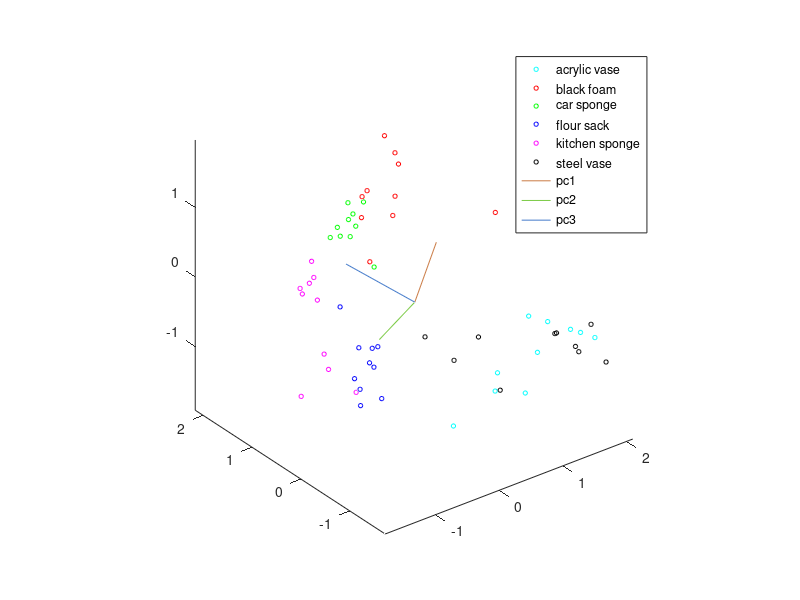
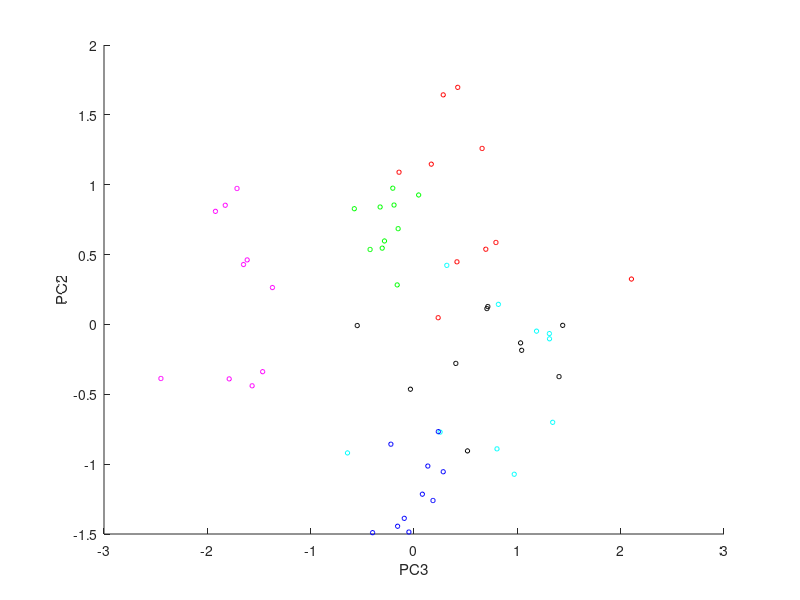
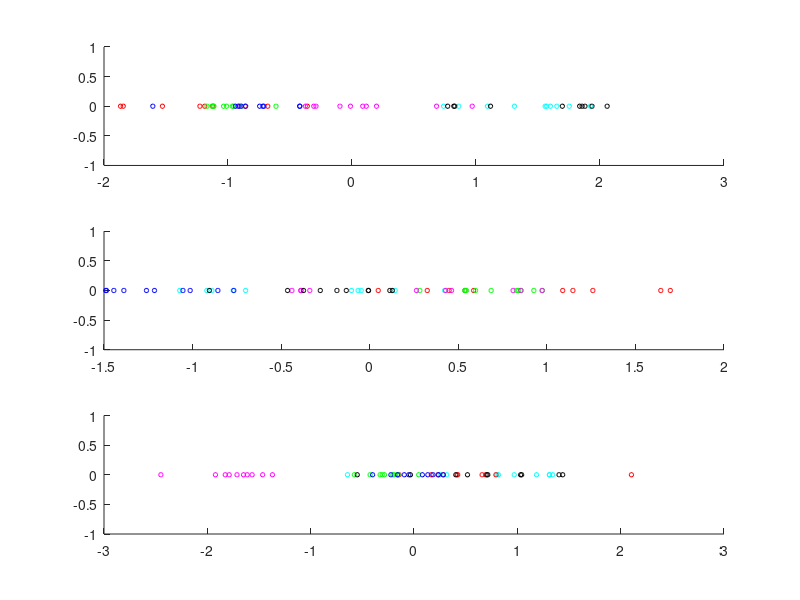

Here is the MATLAB script that generated these plots, in order:
load('F0_PVT.mat');
colours = {'c', 'r', 'g', 'b', 'm', 'k'};

concat_data = vertcat(data.pressures, data.vibrations, data.temperatures);
concat_data = concat_data';
% Normalise the columns of the data
concat_data = normalize(concat_data, 1);

% compute the covariance matrix of the data
covMatrix = cov(concat_data);
% compute the eigenvectors V and eigenvalues D from the covariance matrix
[V,D] = eig(covMatrix);

% plot the data on the new coordinates
figure;
ax = axes();
view(ax, 3)
hold(ax, 'on')

for i=1:length(colours)
    scatter3(concat_data(1+10*(i-1):10*i,1),concat_data(1+10*(i-1):10*i,2),concat_data(1+10*(i-1):10*i,3),10,colours{i});
    hold on
end

line([0 V(1,1)],[0 V(2,1)],[0 V(3,1)],...
    'Color',[0.8 0.5 0.3],...
    'LineWidth',0.75);
line([0 V(1,2)],[0 V(2,2)], [0 V(3,2)],...
    'Color',[0.5 0.8 0.3],...
    'LineWidth',0.75);
line([0 V(1,3)],[0 V(2,3)], [0 V(3,3)],...
    'Color',[0.3 0.5 0.8],...
    'LineWidth',0.75);
legend({'acrylic vase', 'black foam', 'car sponge',...
        'flour sack', 'kitchen sponge', 'steel vase',...
        'pc1', 'pc2', 'pc3'});
axis equal

newdata = V * concat_data';
newdata = newdata';

variance = D / sum(D(:));

% plot the transformed data
figure;

for i=1:length(colours)
    scatter(newdata(1+10*(i-1):10*i,3),newdata(1+10*(i-1):10*i,2),10,colours{i});
    hold on
end

xlabel('PC3');
ylabel('PC2');

% plot the data across PCs as 1D plots

figure;
for j=1:3
    subplot(3,1,j);
    for i=1:length(colours)
        scatter(newdata(1+10*(i-1):10*i,j), zeros(10,1), 10,colours{i});
        hold on
    end
end
